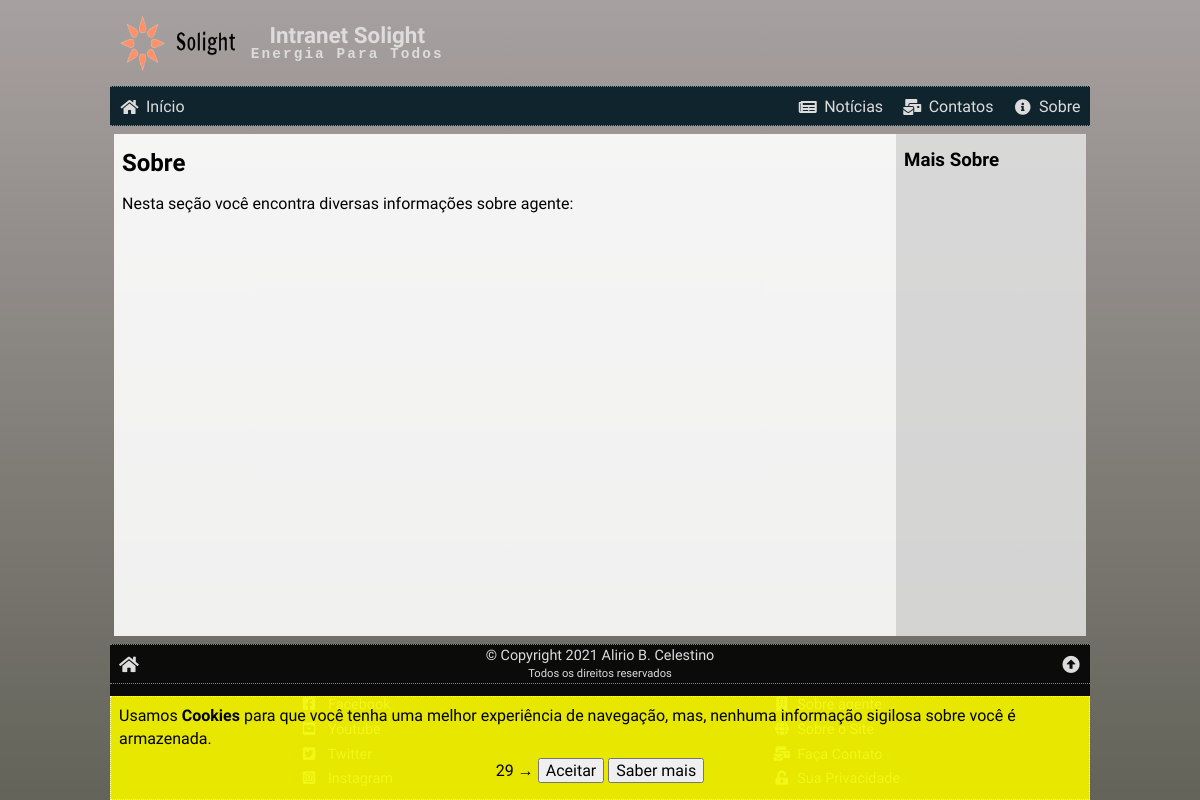
Page /sobre.php on the earlier database version.
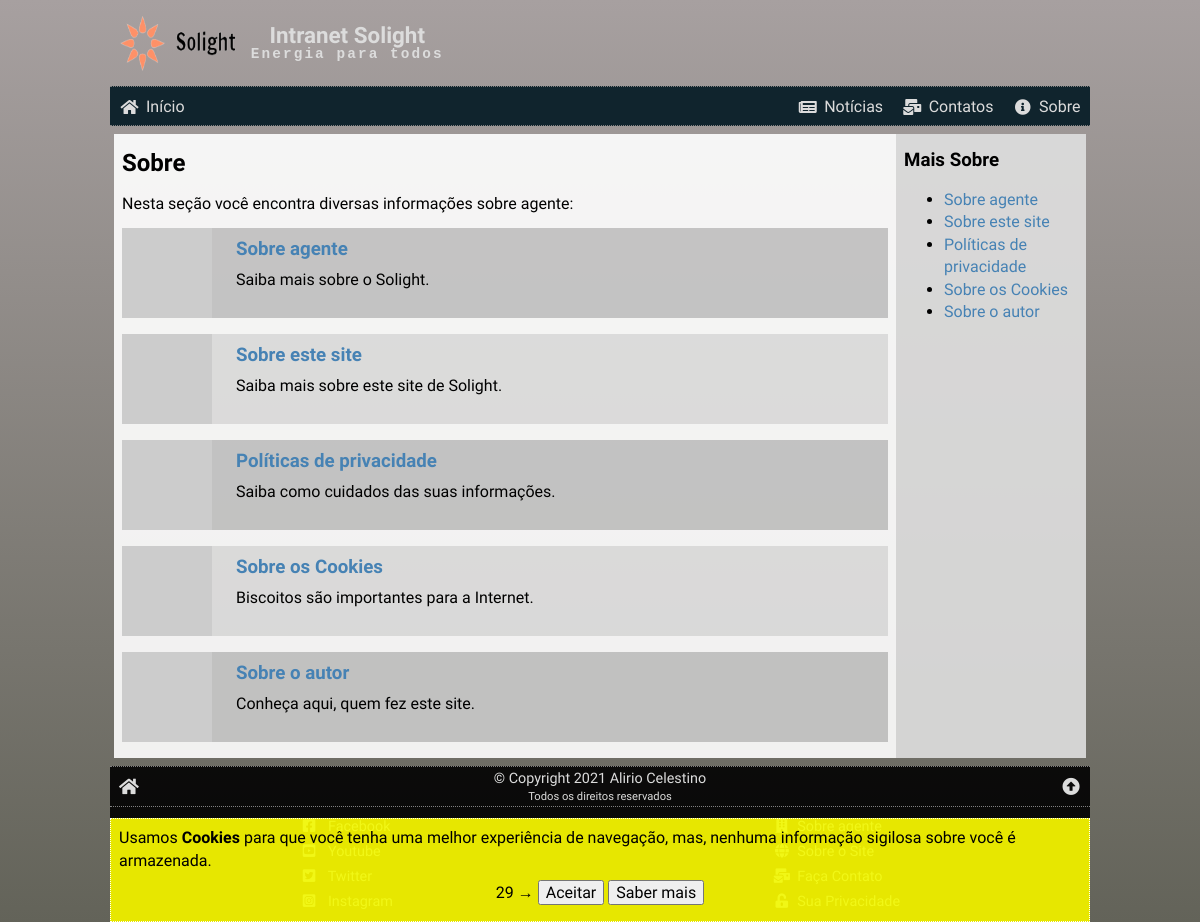
Same page on the later database version.
### tables this page shows
CREATE TABLE about (
    id INT NOT NULL PRIMARY KEY AUTO_INCREMENT,
    slug VARCHAR(63) NOT NULL,
    last_update TIMESTAMP DEFAULT CURRENT_TIMESTAMP,
    image VARCHAR(255) NOT NULL,
    title VARCHAR(127) NOT NULL,
    preview VARCHAR(255) NOT NULL,
    text LONGTEXT NOT NULL,
    status ENUM ('ativo', 'inativo') DEFAULT 'ativo'
);

### _config.php (called while the page is built, shortened)
<?php
if ($_SERVER['SERVER_NAME'] == 'localhost') {
    $conn = new mysqli('localhost', 'root', '', 'intranet');
} else {
    $conn = new mysqli('server', 'user', 'password', 'database');
}
$conn->query('SET NAMES utf8');
$conn->query('SET character_set_connection=utf8');
$conn->query('SET character_set_client=utf8');
$conn->query('SET character_set_results=utf8');
$conn->query('SET GLOBAL lc_time_names=pt_BR');
$conn->query('SET lc_time_names=pt_BR');
$_C = array();
$res = $conn->query("SELECT * FROM config");
while ($data = $res->fetch_assoc()) {
    $_C[$data['variable']] = $data['value'];
}

### sobre.php (the view, shortened to what this page needs)
<?php
require('./_config.php');
$_C['pageTitle'] = 'Sobre';
$_C['pageCSS'] = 'index.css';
$_C['pageJS'] = 'index.js';
$aboutHTML = '';
$id = (isset($_GET['id'])) ? intval($_GET['id']) : 0;
if ($id == 0) {
    $aboutHTML = <<<HTML
<h2>Sobre</h2>
<p>Nesta seção você encontra diversas informações sobre agente:</p>
HTML;
    $sql = "SELECT `id`, `slug`, `image`, `title`, `preview`
        FROM `about`
        WHERE `status` = 'ativo'
        ORDER BY `id`;";
    $res = $conn->query($sql);
    while ($about = $res->fetch_assoc()) {
        $preview = str_ireplace('{{siteName}}', $_C['siteName'], $about['preview']);
        $aboutHTML .= <<<HTML
<div class="artigo" data-href="sobre.php?id={$about['id']}">
    <a href="sobre.php?id={$about['id']}">
        <img src="{$about['image']}" alt="{$about['title']}">
    </a>
    <div>
        <h3><a href="sobre.php?id={$about['id']}">{$about['title']}</a></h3>
        {$preview}
    </div>
</div>
HTML;
    }
}
$sideBar = '<h3>Mais Sobre</h3><ul class="linklist">';
$sql = "SELECT `id`, `title` FROM about WHERE status = 'ativo' ORDER BY `id`";
$res = $conn->query($sql);
while ($link = $res->fetch_assoc()) {
    $sideBar .= <<<HTML
    <li><a href="sobre.php?id={$link['id']}">{$link['title']}</a></li>
HTML;
}
$sideBar .= '</ul>';
require('./_header.php');
?>
<article>
    <?php echo $aboutHTML ?>
</article>
<aside>
    <?php echo $sideBar ?>
</aside>
<?php
require('./_footer.php');
?>

### _header.php (shortened to what this page needs)
<?php
if ($_C['pageTitle'] == '') {
    $page_title = "{$_C['siteName']} .:. {$_C['siteSlogan']}";
} else {
    $page_title = "{$_C['siteName']} .:. {$_C['pageTitle']}";
}
if ($_C['pageCSS'] == '') {
    $page_css = '';
} else {
    $page_css = "<link rel=\"stylesheet\" href=\"/css/{$_C['pageCSS']}\">\n\t";
}
?>
<!DOCTYPE html>
<html lang="pt-br">
<head>
    <link rel="stylesheet" href="./css/global.css">
    <link rel="stylesheet" href="https://cdnjs.cloudflare.com/ajax/libs/font-awesome/5.15.2/css/all.min.css">
    <?php echo $page_css ?><title><?php echo $page_title ?></title>
</head>
<body>
    <div class="wrap">
        <header>
            <a href="/" title="<?php echo $_C['siteName'] ?> - Página inicial"><img src="./img/logo01.png" alt="<?php echo $_C['siteName'] ?> - Intranet"></a>
            <h1>Intranet <?php echo $_C['siteName'] ?><small><?php echo $_C['siteSlogan'] ?></small></h1>
        </header>
        <nav>
            <a href="./" title="Página inicial"><i class="fas fa-fw fa-home"></i><span>Início</span></a>
            <a href="./noticias.php" title="Notícias atualizadas"><i class="fas fa-fw fa-newspaper"></i><span>Notícias</span></a>
            <a href="./contatos.php" title="Faça contato conosco"><i class="fas fa-fw fa-mail-bulk"></i><span>Contatos</span></a>
            <a href="./sobre.php" title="Sobre a Solight"><i class="fas fa-fw fa-info-circle"></i><span>Sobre</span></a>
        </nav>
        <main>

### _footer.php (shortened to what this page needs)
</main>
<footer>
    <div class="info">
        <a href="/" title="Ir para a página inicial."><i class="fas fa-fw fa-home"></i></a>
        <div>
            <?php echo $_C['copyright'] ?>
            <small>Todos os direitos reservados</small>
        </div>
        <a href="#top" title="ir para o topo desta página."><i class="fas fa-fw fa-arrow-alt-circle-up"></i></a>
    </div>
    <div class="menu">
        <div class="social">
            <?php
            $socials = array('facebook', 'youtube', 'twitter', 'instagram');
            $socialLinks = '';
            foreach($socials as $link) {
                if (isset($_C[$link])) {
                    $socialName = ucfirst($link);
                    $socialLinks .= <<<LINK
<a href="{$_C[$link]}" target="_blank" title="{$_C['siteName']} no {$socialName}.">
    <i class="fab fa-fw fa-{$link}-square"></i>
    <span>{$socialName}</span>
</a>
LINK;
                }
            }
            echo $socialLinks;
            ?>
        </div>
        <div class="tools">
            <a href="./sobre.php?id=1" title="Sobre o <?php echo $_C['siteName'] ?>."><i class="fas fa-fw fa-building"></i><span>Sobre agente</span></a>
            <a href="./sobre.php?id=2" title="Sobre este site."><i class="fas fa-fw fa-globe"></i><span>Sobre o Site</span></a>
            <a href="./contatos.php" title="Faça contato com a Solight."><i class="fas fa-fw fa-mail-bulk"></i><span>Faça Contato</span></a>
            <a href="./sobre.php?id=3" title="Sobre sua privacidade."><i class="fas fa-fw fa-unlock-alt"></i><span>Sua Privacidade</span></a>
        </div>
    </div>
</footer>
</div>
<div id="cookie-wrap">
    <div id="cookie-msg">
        <div id="cookie-text">
            Usamos <strong>Cookies</strong> para que você tenha uma melhor experiência de navegação, mas,
            nenhuma informação sigilosa sobre você é armazenada.
        </div>
        <div id="cookie-buttons">
            <span id="countDown"></span>
            &rarr;
            <button id="cookie-acceps">Aceitar</button>
            <button id="cookie-more">Saber mais</button>
        </div>
    </div>
</div>
</body>
</html>

### css/global.css (style rules this page uses)
* { box-sizing: border-box; outline: none; }
html, body { font-family: 'Grandstander', cursive; font-size: 16px; position: relative; width: 100%; height: 100%; padding: 0; margin: 0; line-height: 1.4; }
header, nav, main, article, aside, footer { display: block; }
h1, h2, h3, h4, h5, p { margin: .8rem 0; }
a { color: steelblue; text-decoration: none; transition: .2s; }
button, input, textarea { font-family: inherit; font-size: inherit; }
body { background-image: linear-gradient(rgb(167, 160, 160), rgb(99, 99, 89)); background-attachment: fixed; background-size: cover; background-position-x: left; }
.wrap { position: relative; width: 100%; height: 100%; min-width: 280px; max-width: 980px; margin: auto; display: flex; flex-direction: column; }
header { display: flex; align-items: center; color: rgb(220, 220, 220); padding: .8rem .5rem; }
header img { display: block; width: 120px; height: 60px; margin-right: .8rem; }
header h1 { margin: 0; text-align: center; font-size: 1.4rem; line-height: 1; }
header small { display: block; font-size: .9rem; letter-spacing: .13rem; font-family: monospace; }
nav { background: rgba(0, 24, 34, .9); display: flex; justify-content: flex-end; align-items: center; border-top: 1px dotted rgb(128, 128, 128); border-bottom: 1px dotted rgb(128, 128, 128); }
nav a { color: rgb(220, 220, 220); padding: .9rem .6rem .3rem .6rem; display: flex; flex-direction: column; align-items: center; justify-content: center; }
nav a:first-child { margin-right: auto; }
nav i { font-size: 1.3rem; }
@media (min-width: 450px) { nav a { flex-direction: row; padding: .6rem .6rem .4rem .6rem; } }
@media (min-width: 450px) { nav i { font-size: 1rem; margin-right: .4rem; } }
footer { background: rgba(0, 0, 0, .9); color: rgb(220, 220, 220); margin-top: .5rem; border-top: 1px dotted rgb(128, 128, 128); }
footer .info { display: flex; justify-content: space-between; align-items: center; }
footer .info a { padding: .5rem .5rem .35rem .5rem; color: rgb(220, 220, 220); font-size: 1.1rem; }
footer .info div { font-size: .9rem; text-align: center; }
footer .info div small { display: block; font-size: .7rem; }
footer .menu { display: flex; align-items: flex-start; justify-content: space-around; font-size: .9rem; padding: .5rem 0; border-top: 1px dotted grey; }
footer .menu div { display: flex; flex-direction: column; }
footer .menu a { padding: .15rem 0; color: rgb(118, 176, 223); }
main { display: flex; flex-direction: column; flex: 2; }
article { background: rgba(255, 255, 255, .9); overflow: auto; margin-top: .5rem; padding: 0 .5rem; flex: 4; }
aside { background: rgba(223, 223, 223, .9); overflow: auto; margin-top: .5rem; padding: 0 .5rem; }
@media (min-width: 575px) { main { flex-direction: row; } }
@media (min-width: 575px) { article { margin-left: .25rem; } }
@media (min-width: 575px) { aside { min-width: 190px; max-width: 190px; margin-right: .25rem; } }
#cookie-wrap { display: none; position: fixed; bottom: 0; left: 0; width: 100%; }
#cookie-msg { position: relative; width: 100%; height: 100%; min-width: 280px; max-width: 980px; margin: auto; display: flex; flex-direction: column; background: rgba(255, 255, 0, 0.9); display: flex; flex-direction: column; align-items: center; justify-content: space-between; padding: .5rem; border: 1px dotted white; }
#cookie-buttons { padding: .5rem; }

### css/index.css (style rules this page uses)
.artigo { overflow: auto; margin-bottom: 1rem; display: flex; }
.artigo:nth-child(even) { background: rgba(0,0,0, .1); }
.artigo:nth-child(odd) { background: rgba(0,0,0, .2); }
.artigo img { display: block; width: 90px; height: 90px; margin-right: 1rem; }
.artigo h3 { margin: 0 0 .4rem 0; }
.artigo div { padding: .5rem; }

Differences in the rows shown:
added about: title "Sobre agente", preview "Saiba mais sobre o Solight."
added about: title "Sobre este site", preview "Saiba mais sobre este site de Solight."
added about: title "Políticas de privacidade", preview "Saiba como cuidados das suas informações."
added about: title "Sobre os Cookies", preview "Biscoitos são importantes para a Internet."
added about: title "Sobre o autor", preview "Conheça aqui, quem fez este site."
Other differences:
$_C['siteSlogan']: "Energia Para Todos" → "Energia para todos"
$_C['copyright']: "© Copyright 2021 Alirio B. Celestino" → "© Copyright 2021 Alirio Celestino"
